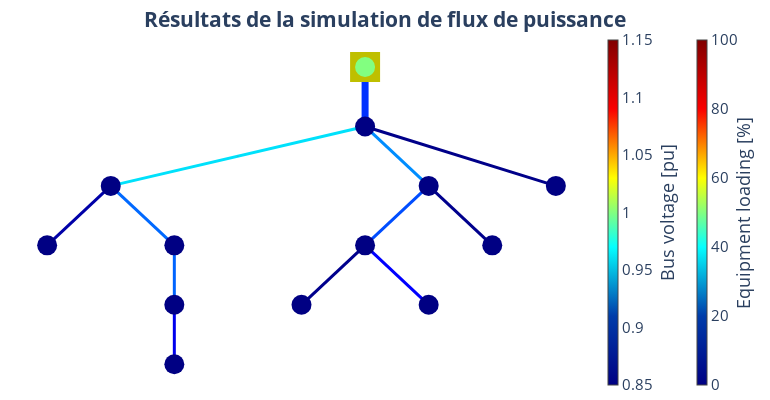
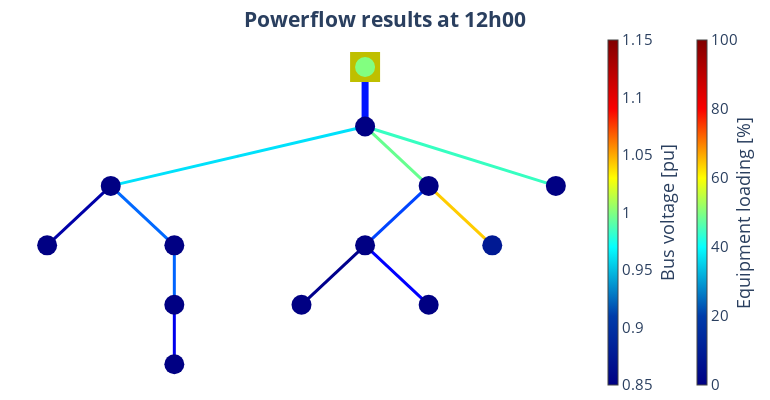

Notebook code cell kept with these figures, in order:
### Code cell
pp.runpp(net_trey)
type(net_trey)
pp_plot.plot_powerflow_result(
    net=net_trey,
    plot_title="Résultats de la simulation de flux de puissance",
    filename="net_trey",
)
plot_time = time(12, 0)  # Par exemple, 13h00
pp_plot.plot_timestamps_powerflow_result(net=net_trey, plot_time=plot_time)

### Figure 1 — Plotly figure (JSON) as saved in the notebook; plotly's stock layout.template omitted (floating-point values rounded to 4 significant figures)
{"data": [{"hoverinfo": "text", "legendgroup": "Transformers", "line": {"color": "rgb(0.0,48.5,255.0)", "width": 7}, "mode": "lines", "name": "Transformers", "showlegend": true, "text": "STMT003438<br>Loading: 17.4 %", "type": "scatter", "x": [0, 0, 0], "y": [0, -0.5, -1]}, {"hoverinfo": "text", "legendgroup": "Transformers", "marker": {"color": "rgb(0.0,48.5,255.0)", "size": 1, "symbol": "circle"}, "mode": "markers", "name": "edge_center", "showlegend": false, "text": ["STMT003438<br>Loading: 17.4 %"], "type": "scatter", "x": [0], "y": [-0.5]}, {"hoverinfo": "text", "legendgroup": "lines", "line": {"color": "rgb(0.0,224.5,250.80645161290326)", "width": 3}, "mode": "lines", "name": "lines", "showlegend": true, "text": "GKN3x150_150<br>Loading: 34.7 %", "type": "scatter", "x": [0, -1, -2], "y": [-1, -1.5, -2]}, {"hoverinfo": "text", "legendgroup": "lines", "line": {"color": "rgb(0.0,0.0,168.4090909090909)", "width": 3}, "mode": "lines", "name": "lines", "showlegend": false, "text": "GKN3x150_150_2<br>Loading: 3.6 %", "type": "scatter", "x": [-2, -2.25, -2.5], "y": [-2, -2.5, -3]}, {"hoverinfo": "text", "legendgroup": "lines", "line": {"color": "rgb(0.0,104.5,255.0)", "width": 3}, "mode": "lines", "name": "lines", "showlegend": false, "text": "GKN3X95_95<br>Loading: 23.0 %", "type": "scatter", "x": [-2, -1.75, -1.5], "y": [-2, -2.5, -3]}, {"hoverinfo": "text", "legendgroup": "lines", "line": {"color": "rgb(0.0,100.49999999999997,255.0)", "width": 3}, "mode": "lines", "name": "lines", "showlegend": false, "text": "GKT3X50_50<br>Loading: 22.3 %", "type": "scatter", "x": [-1.5, -1.5, -1.5], "y": [-3, -3.5, -4]}, {"hoverinfo": "text", "legendgroup": "lines", "line": {"color": "rgb(0.0,0.0,236.59090909090907)", "width": 3}, "mode": "lines", "name": "lines", "showlegend": false, "text": "GKT3X50_50_2<br>Loading: 9.6 %", "type": "scatter", "x": [-1.5, -1.5, -1.5], "y": [-4, -4.5, -5]}, {"hoverinfo": "text", "legendgroup": "lines", "line": {"color": "rgb(0.0,140.5,255.0)", "width": 3}, "mode": "lines", "name": "lines", "showlegend": false, "text": "GKN3x150_150_3<br>Loading: 26.4 %", "type": "scatter", "x": [0, 0.25, 0.5], "y": [-1, -1.5, -2]}, {"hoverinfo": "text", "legendgroup": "lines", "line": {"color": "rgb(0.0,76.5,255.0)", "width": 3}, "mode": "lines", "name": "lines", "showlegend": false, "text": "GKN3X95_95_2<br>Loading: 19.9 %", "type": "scatter", "x": [0.5, 0.25, 0], "y": [-2, -2.5, -3]}, {"hoverinfo": "text", "legendgroup": "lines", "line": {"color": "rgb(0.0,0.0,141.13636363636363)", "width": 3}, "mode": "lines", "name": "lines", "showlegend": false, "text": "GKN3x150_150_4<br>Loading: 1.3 %", "type": "scatter", "x": [0, -0.25, -0.5], "y": [-3, -3.5, -4]}, {"hoverinfo": "text", "legendgroup": "lines", "line": {"color": "rgb(0.0,0.0,255.0)", "width": 3}, "mode": "lines", "name": "lines", "showlegend": false, "text": "GKN3X50_50<br>Loading: 11.7 %", "type": "scatter", "x": [0, 0.25, 0.5], "y": [-3, -3.5, -4]}, {"hoverinfo": "text", "legendgroup": "lines", "line": {"color": "rgb(0.0,0.0,141.13636363636363)", "width": 3}, "mode": "lines", "name": "lines", "showlegend": false, "text": "GKN3X50_50_2<br>Loading: 1.3 %", "type": "scatter", "x": [0.5, 0.75, 1], "y": [-2, -2.5, -3]}, {"hoverinfo": "text", "legendgroup": "lines", "line": {"color": "rgb(0.0,0.0,136.5909090909091)", "width": 3}, "mode": "lines", "name": "lines", "showlegend": false, "text": "GKN3X240_240<br>Loading: 1.0 %", "type": "scatter", "x": [0, 0.75, 1.5], "y": [-1, -1.5, -2]}, {"marker": {"cmax": 100, "cmin": 0, "color": "rgb(255,255,255)", "colorbar": {"thickness": 10, "title": {"side": "right", "text": "Equipment loading [%]"}, "x": 1.15}, "colorscale": [[0, "rgb(0,0,131)"], [0.2, "rgb(0,60,170)"], [0.4, "rgb(5,255,255)"], [0.6, "rgb(255,255,0)"], [0.8, "rgb(250,0,0)"], [1, "rgb(128,0,0)"]], "opacity": 0, "size": 0}, "mode": "markers", "type": "scatter", "x": [0], "y": [-1]}, {"hoverinfo": "text", "legendgroup": "lines", "marker": {"color": "rgb(128, 128, 128)", "size": 1, "symbol": "circle"}, "mode": "markers", "name": "edge_center", "showlegend": false, "text": ["GKN3x150_150<br>Loading: 34.7 %", "GKN3x150_150_2<br>Loading: 3.6 %", "GKN3X95_95<br>Loading: 23.0 %", "GKT3X50_50<br>Loading: 22.3 %", "GKT3X50_50_2<br>Loading: 9.6 %", "GKN3x150_150_3<br>Loading: 26.4 %", "GKN3X95_95_2<br>Loading: 19.9 %", "GKN3x150_150_4<br>Loading: 1.3 %", "GKN3X50_50<br>Loading: 11.7 %", "GKN3X50_50_2<br>Loading: 1.3 %", "GKN3X240_240<br>Loading: 1.0 %"], "type": "scatter", "x": [-1], "y": [-1.5]}, {"hoverinfo": "text", "marker": {"color": "rgb(191, 191, 0)", "size": 30, "symbol": "square"}, "mode": "markers", "name": "Ext grid", "text": [null], "type": "scatter", "x": [0], "y": [0]}, {"hoverinfo": "text", "marker": {"cmax": 1.15, "cmin": 0.85, "color": [0.8275, 0.813, 0.8122, 0.8074, 0.8025, 0.8001, 0.8192, 0.815, 0.8143, 0.8123, 0.8184, 0.8268, 1], "colorbar": {"thickness": 10, "title": {"side": "right", "text": "Bus voltage [pu]"}, "x": 1}, "colorscale": [[0, "rgb(0,0,131)"], [0.2, "rgb(0,60,170)"], [0.4, "rgb(5,255,255)"], [0.6, "rgb(255,255,0)"], [0.8, "rgb(250,0,0)"], [1, "rgb(128,0,0)"]], "size": 20, "symbol": "circle"}, "mode": "markers", "name": "buses", "text": ["STMT003438<br>V: 0.827 pu", "CDBT004764<br>V: 0.813 pu", "CDBT003746<br>V: 0.812 pu", "CDBT004760<br>V: 0.807 pu", "CDBT012139<br>V: 0.802 pu", "CDBT900784<br>V: 0.8 pu", "CDBT901452<br>V: 0.819 pu", "CDBT004774<br>V: 0.815 pu", "CDBT901604<br>V: 0.814 pu", "CDBT016055<br>V: 0.812 pu", "N1<br>V: 0.818 pu", "60437<br>V: 0.827 pu", "STMT003438HV<br>V: 1.0 pu"], "type": "scatter", "x": [0, -2, -2.5, -1.5, -1.5, -1.5, 0.5, 0, -0.5, 0.5, 1, 1.5, 0], "y": [-1, -2, -3, -3, -4, -5, -2, -3, -4, -4, -3, -2, 0]}], "layout": {"font": {"size": 15}, "height": 400, "hovermode": "closest", "legend": {"font": {"size": 12}, "itemsizing": "constant"}, "margin": {"b": 5, "l": 5, "r": 5, "t": 30}, "paper_bgcolor": "white", "plot_bgcolor": "white", "showlegend": false, "title": {"text": "<b>Résultats de la simulation de flux de puissance<b>", "x": 0.5, "xanchor": "center", "y": 0.97, "yanchor": "top"}, "width": 770, "xaxis": {"showgrid": false, "showticklabels": false, "tickfont": {"family": "Arial Black", "size": 12}, "title": {"font": {"size": 12}}, "zeroline": false}, "yaxis": {"showgrid": false, "showticklabels": false, "tickfont": {"family": "Arial Black", "size": 12}, "title": {"font": {"size": 12}}, "zeroline": false}}}

### Figure 2 — Plotly figure (JSON) as saved in the notebook; plotly's stock layout.template omitted (floating-point values rounded to 4 significant figures)
{"data": [{"hoverinfo": "text", "legendgroup": "Transformers", "line": {"color": "rgb(0.0,20.49999999999997,255.0)", "width": 7}, "mode": "lines", "name": "Transformers", "showlegend": true, "text": "STMT003438<br>Loading: 14.6 %", "type": "scatter", "x": [0, 0, 0], "y": [0, -0.5, -1]}, {"hoverinfo": "text", "legendgroup": "Transformers", "marker": {"color": "rgb(0.0,20.49999999999997,255.0)", "size": 1, "symbol": "circle"}, "mode": "markers", "name": "edge_center", "showlegend": false, "text": ["STMT003438<br>Loading: 14.6 %"], "type": "scatter", "x": [0], "y": [-0.5]}, {"hoverinfo": "text", "legendgroup": "lines", "line": {"color": "rgb(0.0,224.5,250.80645161290326)", "width": 3}, "mode": "lines", "name": "lines", "showlegend": true, "text": "GKN3x150_150<br>Loading: 34.7 %", "type": "scatter", "x": [0, -1, -2], "y": [-1, -1.5, -2]}, {"hoverinfo": "text", "legendgroup": "lines", "line": {"color": "rgb(0.0,0.0,168.4090909090909)", "width": 3}, "mode": "lines", "name": "lines", "showlegend": false, "text": "GKN3x150_150_2<br>Loading: 3.6 %", "type": "scatter", "x": [-2, -2.25, -2.5], "y": [-2, -2.5, -3]}, {"hoverinfo": "text", "legendgroup": "lines", "line": {"color": "rgb(0.0,104.5,255.0)", "width": 3}, "mode": "lines", "name": "lines", "showlegend": false, "text": "GKN3X95_95<br>Loading: 22.9 %", "type": "scatter", "x": [-2, -1.75, -1.5], "y": [-2, -2.5, -3]}, {"hoverinfo": "text", "legendgroup": "lines", "line": {"color": "rgb(0.0,100.49999999999997,255.0)", "width": 3}, "mode": "lines", "name": "lines", "showlegend": false, "text": "GKT3X50_50<br>Loading: 22.3 %", "type": "scatter", "x": [-1.5, -1.5, -1.5], "y": [-3, -3.5, -4]}, {"hoverinfo": "text", "legendgroup": "lines", "line": {"color": "rgb(0.0,0.0,236.59090909090907)", "width": 3}, "mode": "lines", "name": "lines", "showlegend": false, "text": "GKT3X50_50_2<br>Loading: 9.6 %", "type": "scatter", "x": [-1.5, -1.5, -1.5], "y": [-4, -4.5, -5]}, {"hoverinfo": "text", "legendgroup": "lines", "line": {"color": "rgb(102.41935483870967,255.0,144.35483870967744)", "width": 3}, "mode": "lines", "name": "lines", "showlegend": false, "text": "GKN3x150_150_3<br>Loading: 47.5 %", "type": "scatter", "x": [0, 0.25, 0.5], "y": [-1, -1.5, -2]}, {"hoverinfo": "text", "legendgroup": "lines", "line": {"color": "rgb(0.0,68.49999999999997,255.0)", "width": 3}, "mode": "lines", "name": "lines", "showlegend": false, "text": "GKN3X95_95_2<br>Loading: 19.4 %", "type": "scatter", "x": [0.5, 0.25, 0], "y": [-2, -2.5, -3]}, {"hoverinfo": "text", "legendgroup": "lines", "line": {"color": "rgb(0.0,0.0,141.13636363636363)", "width": 3}, "mode": "lines", "name": "lines", "showlegend": false, "text": "GKN3x150_150_4<br>Loading: 1.3 %", "type": "scatter", "x": [0, -0.25, -0.5], "y": [-3, -3.5, -4]}, {"hoverinfo": "text", "legendgroup": "lines", "line": {"color": "rgb(0.0,0.0,255.0)", "width": 3}, "mode": "lines", "name": "lines", "showlegend": false, "text": "GKN3X50_50<br>Loading: 11.4 %", "type": "scatter", "x": [0, 0.25, 0.5], "y": [-3, -3.5, -4]}, {"hoverinfo": "text", "legendgroup": "lines", "line": {"color": "rgb(255.0,203.88888888888894,0.0)", "width": 3}, "mode": "lines", "name": "lines", "showlegend": false, "text": "GKN3X50_50_2<br>Loading: 69.3 %", "type": "scatter", "x": [0.5, 0.75, 1], "y": [-2, -2.5, -3]}, {"hoverinfo": "text", "legendgroup": "lines", "line": {"color": "rgb(54.03225806451608,255.0,192.74193548387103)", "width": 3}, "mode": "lines", "name": "lines", "showlegend": false, "text": "GKN3X240_240<br>Loading: 41.6 %", "type": "scatter", "x": [0, 0.75, 1.5], "y": [-1, -1.5, -2]}, {"marker": {"cmax": 100, "cmin": 0, "color": "rgb(255,255,255)", "colorbar": {"thickness": 10, "title": {"side": "right", "text": "Equipment loading [%]"}, "x": 1.15}, "colorscale": [[0, "rgb(0,0,131)"], [0.2, "rgb(0,60,170)"], [0.4, "rgb(5,255,255)"], [0.6, "rgb(255,255,0)"], [0.8, "rgb(250,0,0)"], [1, "rgb(128,0,0)"]], "opacity": 0, "size": 0}, "mode": "markers", "type": "scatter", "x": [0], "y": [-1]}, {"hoverinfo": "text", "legendgroup": "lines", "marker": {"color": "rgb(128, 128, 128)", "size": 1, "symbol": "circle"}, "mode": "markers", "name": "edge_center", "showlegend": false, "text": ["GKN3x150_150<br>Loading: 34.7 %", "GKN3x150_150_2<br>Loading: 3.6 %", "GKN3X95_95<br>Loading: 22.9 %", "GKT3X50_50<br>Loading: 22.3 %", "GKT3X50_50_2<br>Loading: 9.6 %", "GKN3x150_150_3<br>Loading: 47.5 %", "GKN3X95_95_2<br>Loading: 19.4 %", "GKN3x150_150_4<br>Loading: 1.3 %", "GKN3X50_50<br>Loading: 11.4 %", "GKN3X50_50_2<br>Loading: 69.3 %", "GKN3X240_240<br>Loading: 41.6 %"], "type": "scatter", "x": [-1], "y": [-1.5]}, {"hoverinfo": "text", "marker": {"color": "rgb(191, 191, 0)", "size": 30, "symbol": "square"}, "mode": "markers", "name": "Ext grid", "text": [null], "type": "scatter", "x": [0], "y": [0]}, {"hoverinfo": "text", "marker": {"cmax": 1.15, "cmin": 0.85, "color": [0.8283, 0.8138, 0.813, 0.8082, 0.8033, 0.8009, 0.8393, 0.8352, 0.8346, 0.8326, 0.8751, 0.8503, 1], "colorbar": {"thickness": 10, "title": {"side": "right", "text": "Bus voltage [pu]"}, "x": 1}, "colorscale": [[0, "rgb(0,0,131)"], [0.2, "rgb(0,60,170)"], [0.4, "rgb(5,255,255)"], [0.6, "rgb(255,255,0)"], [0.8, "rgb(250,0,0)"], [1, "rgb(128,0,0)"]], "size": 20, "symbol": "circle"}, "mode": "markers", "name": "buses", "text": ["STMT003438<br>V: 0.828 pu", "CDBT004764<br>V: 0.814 pu", "CDBT003746<br>V: 0.813 pu", "CDBT004760<br>V: 0.808 pu", "CDBT012139<br>V: 0.803 pu", "CDBT900784<br>V: 0.801 pu", "CDBT901452<br>V: 0.839 pu", "CDBT004774<br>V: 0.835 pu", "CDBT901604<br>V: 0.835 pu", "CDBT016055<br>V: 0.833 pu", "N1<br>V: 0.875 pu", "60437<br>V: 0.85 pu", "STMT003438HV<br>V: 1.0 pu"], "type": "scatter", "x": [0, -2, -2.5, -1.5, -1.5, -1.5, 0.5, 0, -0.5, 0.5, 1, 1.5, 0], "y": [-1, -2, -3, -3, -4, -5, -2, -3, -4, -4, -3, -2, 0]}], "layout": {"font": {"size": 15}, "height": 400, "hovermode": "closest", "legend": {"font": {"size": 12}, "itemsizing": "constant"}, "margin": {"b": 5, "l": 5, "r": 5, "t": 30}, "paper_bgcolor": "white", "plot_bgcolor": "white", "showlegend": false, "title": {"text": "<b>Powerflow results at 12h00<b>", "x": 0.5, "xanchor": "center", "y": 0.97, "yanchor": "top"}, "width": 770, "xaxis": {"showgrid": false, "showticklabels": false, "tickfont": {"family": "Arial Black", "size": 12}, "title": {"font": {"size": 12}}, "zeroline": false}, "yaxis": {"showgrid": false, "showticklabels": false, "tickfont": {"family": "Arial Black", "size": 12}, "title": {"font": {"size": 12}}, "zeroline": false}}}
